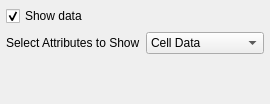
<ui version="4.0" >
 <class>SpreadSheetDisplayEditor</class>
 <widget class="QWidget" name="SpreadSheetDisplayEditor" >
  <property name="geometry" >
   <rect>
    <x>0</x>
    <y>0</y>
    <width>270</width>
    <height>104</height>
   </rect>
  </property>
  <property name="windowTitle" >
   <string>Form</string>
  </property>
  <layout class="QGridLayout" >
   <property name="margin" >
    <number>6</number>
   </property>
   <property name="spacing" >
    <number>6</number>
   </property>
   <item row="2" column="1" >
    <spacer>
     <property name="orientation" >
      <enum>Qt::Vertical</enum>
     </property>
     <property name="sizeHint" >
      <size>
       <width>20</width>
       <height>40</height>
      </size>
     </property>
    </spacer>
   </item>
   <item row="0" column="0" >
    <widget class="QCheckBox" name="ViewData" >
     <property name="text" >
      <string>Show data</string>
     </property>
     <property name="checked" >
      <bool>true</bool>
     </property>
    </widget>
   </item>
   <item row="1" column="1" >
    <widget class="QComboBox" name="AttributeMode" >
     <item>
      <property name="text" >
       <string>Cell Data</string>
      </property>
     </item>
     <item>
      <property name="text" >
       <string>Point Data</string>
      </property>
     </item>
     <item>
      <property name="text" >
       <string>Field Data</string>
      </property>
     </item>
    </widget>
   </item>
   <item row="1" column="0" >
    <widget class="QLabel" name="label" >
     <property name="text" >
      <string>Select Attributes to Show</string>
     </property>
    </widget>
   </item>
  </layout>
 </widget>
 <resources/>
 <connections>
  <connection>
   <sender>ViewData</sender>
   <signal>toggled(bool)</signal>
   <receiver>AttributeMode</receiver>
   <slot>setEnabled(bool)</slot>
   <hints>
    <hint type="sourcelabel" >
     <x>85</x>
     <y>17</y>
    </hint>
    <hint type="destinationlabel" >
     <x>217</x>
     <y>47</y>
    </hint>
   </hints>
  </connection>
 </connections>
</ui>
